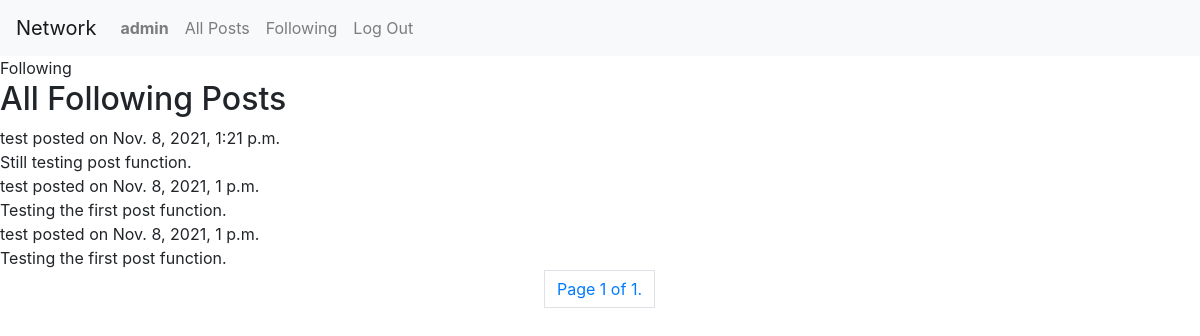
The app's page /users/f/ (signed in), older data.
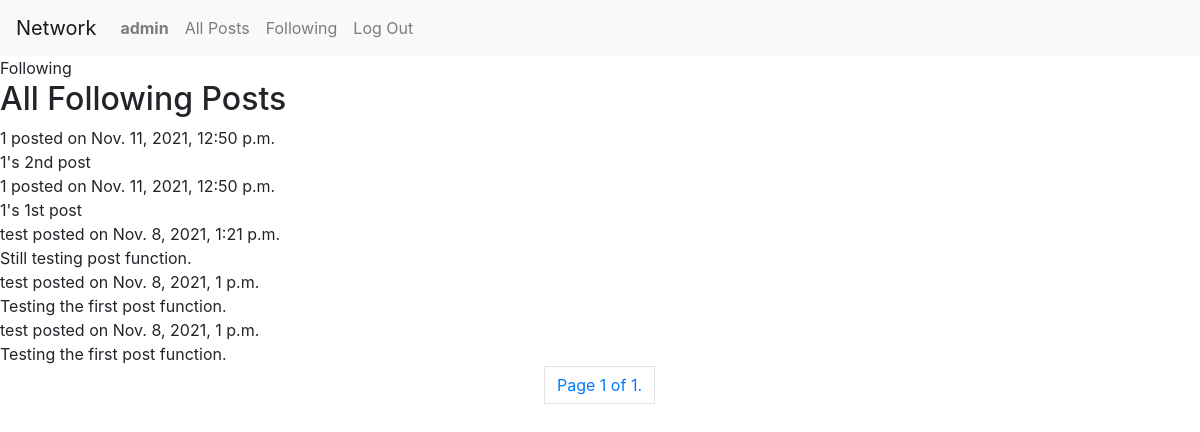
The same page, newer data.
### network/models.py (models this page shows)
class Post(models.Model):
    user = models.ForeignKey(User, on_delete=models.CASCADE)
    body = models.TextField()
    date_added = models.DateTimeField(auto_now_add=True, null=True)

class User(AbstractUser):
    pass

### network/views.py (the view)
# urls.py: path("users/f/", views.following, name="following"),
@login_required
def following(request):
    if Follower.objects.filter(user=request.user).exists():
        following_object = Follower.objects.get(user=request.user)
        followings = User.objects.filter(following__id=following_object.id)
        print(followings)
        posts = []
        for following in followings:
            following_posts = Post.objects.filter(user=following)
            for post in following_posts:
                posts.append(post)
        paginator = Paginator(posts, 10)
        page_number = request.GET.get('page')
        page_obj = paginator.get_page(page_number)
        context = {
            'page_obj': page_obj,
            'posts': posts
        }
        return render(request, "network/following.html", context)
    else:
        return HttpResponseRedirect(request.META.get('HTTP_REFERER'))

### network/templates/network/following.html (shortened to what this page needs)
{% extends "network/layout.html" %}
{% block body %}
{% block title %}Following{% endblock %}
<main>
    {% if user.is_authenticated %}
        <div>
            {% if posts %}
                <h2>All Following Posts</h2>
                {% for post in page_obj|dictsortreversed:"date_added"  %}
                    <div>
                        <div>{{ post.user }} posted on {{ post.date_added }}</div>
                        <div>
                            {{ post.body }}
                        </div>
                    </div>
                {% endfor %}
                <nav aria-label="Page navigation example">
                    <ul class="pagination justify-content-center">
                        <span class="current page-link">
                            Page {{ page_obj.number }} of {{ page_obj.paginator.num_pages }}.
                        </span>
                    </ul>
                </nav>
            {% endif %}
        </div>
    {% endif %}
</main>
{% endblock %}

Row changes from the older to the newer data that the page shows:
added Post: user "1", date_added "Nov. 11, 2021, 12:50 p.m.", body "1's 2nd post"
added Post: user "1", date_added "Nov. 11, 2021, 12:50 p.m.", body "1's 1st post"
